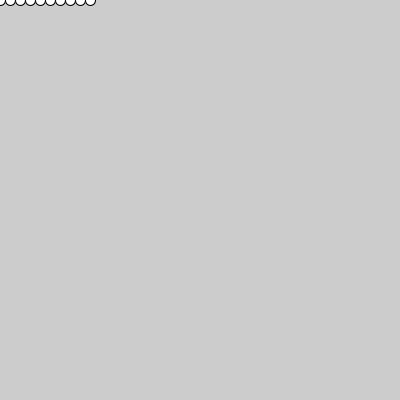
Frame 1 (no input)
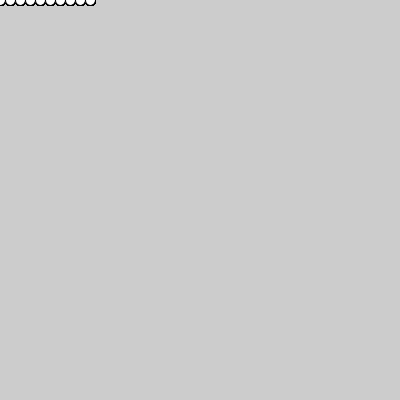
Frame 60 (the mouse pressed at the canvas centre just before this capture)
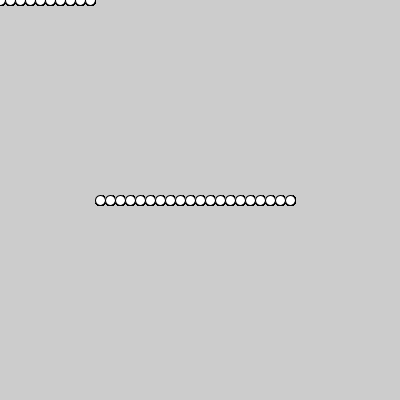
Frame 120 (the mouse held since frame 60 and released just before this capture)

The Processing sketch that drew these frames (run headless with seeded random() and noise(); from frame 60 on, the mouse is pressed at the canvas centre):

// Processing sketch: Helton_U7A8
// ── Helton_U7A8.pde
void setup() {
  size(400, 400);
}

void draw() {
  for (int i = 0; i < 20; i++) {
    ellipse((mouseX-100) + i * 10, mouseY, 10, 10);
  }
}
